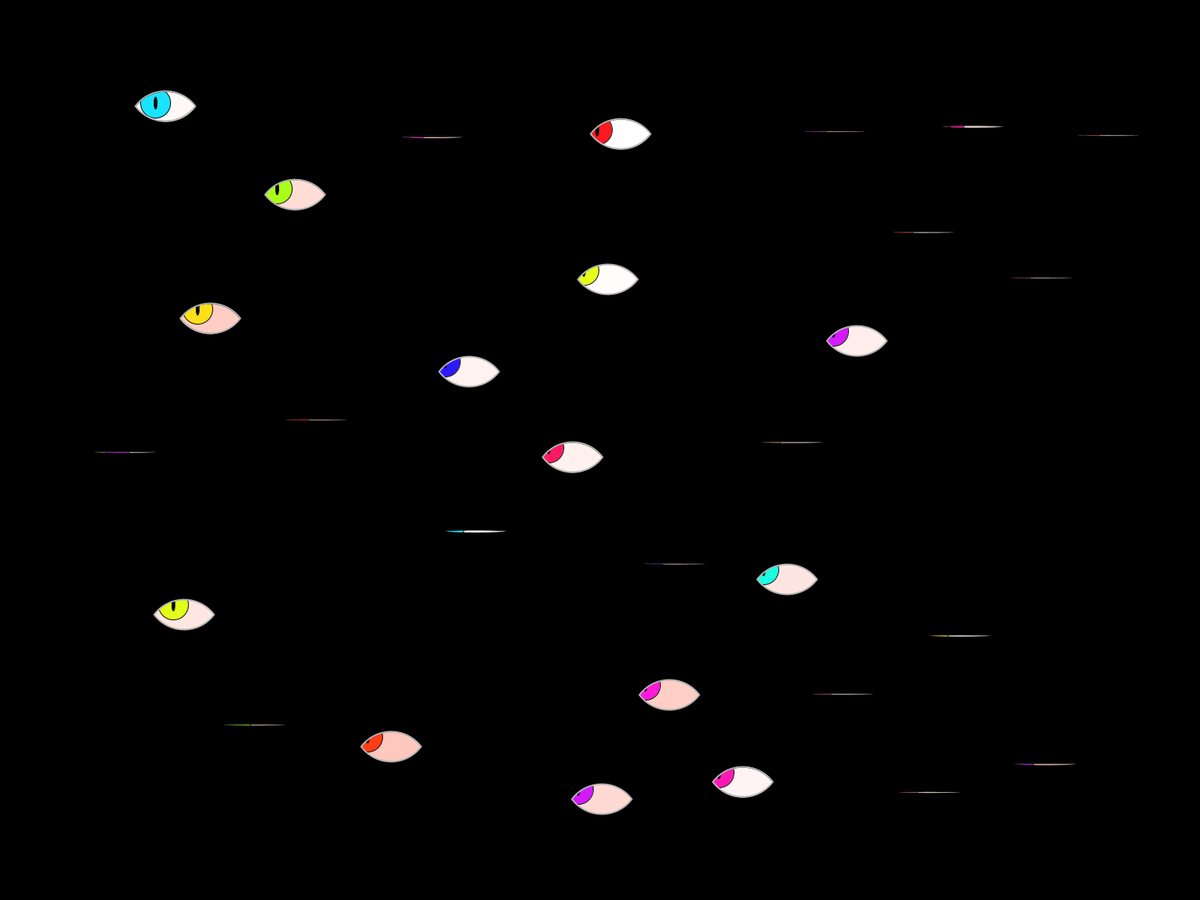
Frame 1 (no input)
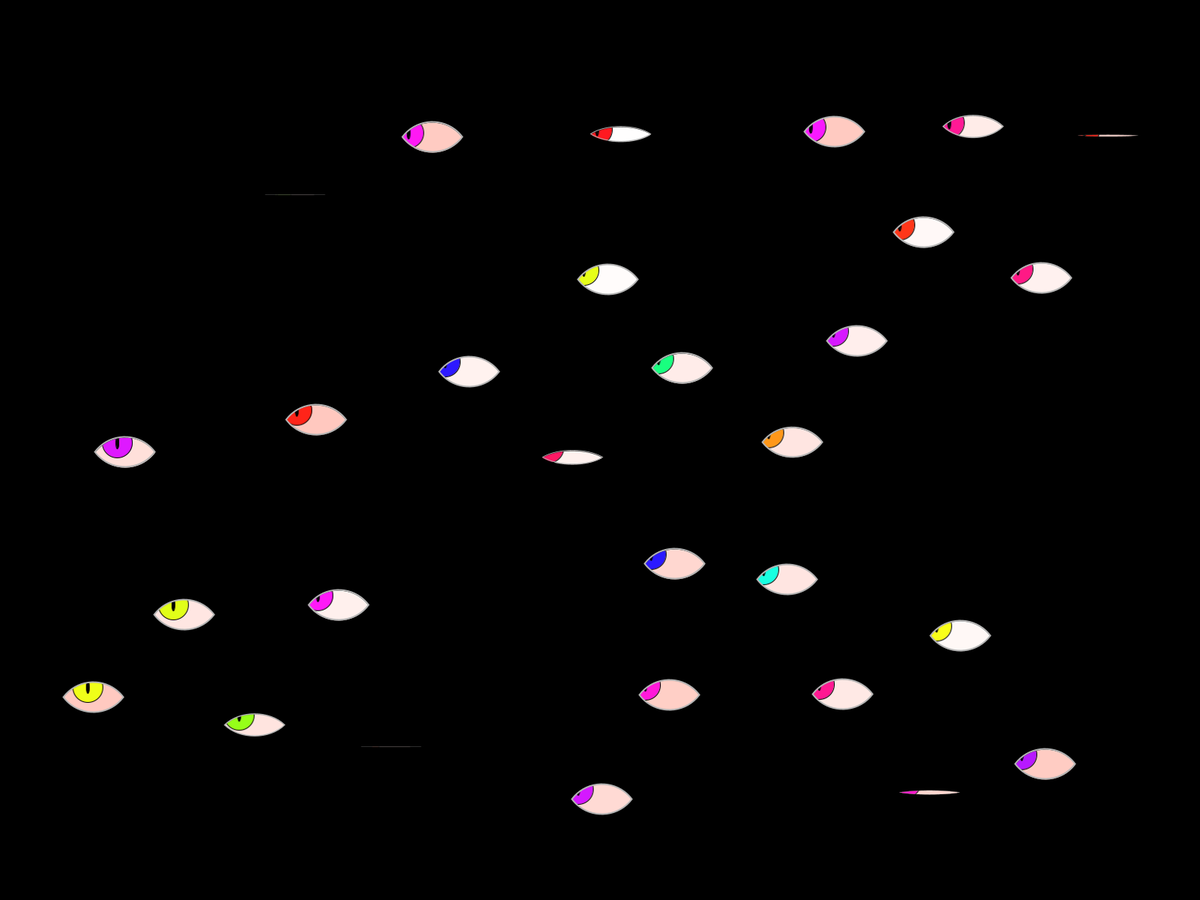
Frame 60 (the mouse pressed at the canvas centre just before this capture)
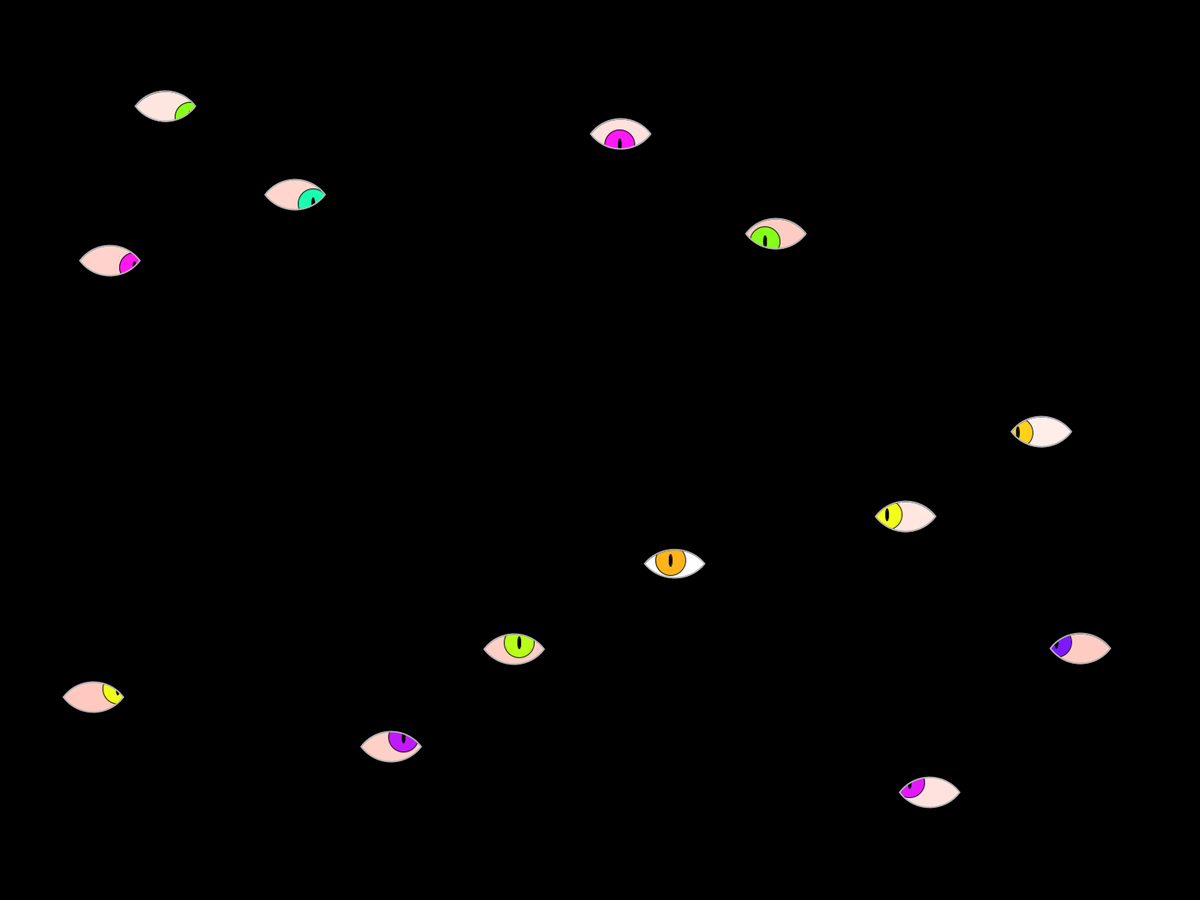
Frame 120 (the mouse held since frame 60 and released just before this capture)

The Processing sketch that drew these frames (run headless with seeded random() and noise(); from frame 60 on, the mouse is pressed at the canvas centre):

// Processing sketch: generative_piece_gerard_diez
// ── generative_piece_gerard_diez.pde
/* 
Name: Gerard Diez
Date: 31/08/2025
Description: Autoexigència. It attempts to portray the feeling of having a thousand eyes on you, as if everyone was watching, whatever you do, due to self-inflicted stress.
Place of production: Sant Cugat, Catalunya
Instructions (if necessary): Try moving the mouse around! The eyes follow you wherever you go... If you have a powerful computer, set HIGH_PERFORMANCE constant to true.
*/

Eye[] eyes;
Background bg;
final float ROT_AMMT = PI/2;
final int FRAMERATE = 30;
float t = 0;
int npoints;
final float MIN_DIST = 150;
final float MARGIN = 120;
final boolean HIGH_PERFORMANCE = false;

/**
 *
 * This function is where the setup of the whole execution is done. It creates 
 * a Background object and creates all the
 * instances of the eyes. The position of the eyes is created with a
 * Poisson-Disc sampling distribution, meaning it attempts to fill the screen
 * with randomly positioned points up to a certain MARGIN, with a specified 
 * MIN_DIST between each point. An Eye object is initialized for each of the positions
 * and saved in the eyes array.
 *
 */
void setup(){
  size(1920,1080);
  fullScreen(); 
  background(0);
  frameRate(FRAMERATE);
  
  bg = new Background();
  
  // CASE 2. POISSON-DISC SAMPLING.
  ArrayList<PVector> points = poissonDisc(MIN_DIST, 30);
  npoints = points.size();
  eyes = new Eye[points.size()];
  for (int i = 0; i < points.size(); i++) {
    PVector p = points.get(i);
    float rot = random(-ROT_AMMT/2, ROT_AMMT/2);
    eyes[i] = new Eye(p.x, p.y, 80, rot);
  }
}


/*
* ___________ DRAW FUNCTION ___________
* This function draws the eyes while incrementing the time counter.
* Executed every frame.
*/
void draw(){
  if(HIGH_PERFORMANCE) {bg.display();} else {background(0);}

  t+=0.2;
  for (int i=0; i<npoints; i++){
    Eye e = eyes[i];
    float dt = 1.0/FRAMERATE;
    e.update(dt);
    e.display();
  }

}


/*
* ___________ POISSON-DISC SAMPLING FUNCTION ___________
* This function was implemented from the article found in /02_research/.
* @param r [minimum distance between samples]
* @param k [number of attempts before rejection in the algorithm]
* @return [ArrayList of PVector types with the coordinates of the points]
*/
ArrayList<PVector> poissonDisc(float r, int k) {
  ArrayList<PVector> points = new ArrayList<PVector>();
  ArrayList<PVector> active = new ArrayList<PVector>();
  
  PVector first = new PVector(random(width), random(height));
  points.add(first);
  active.add(first);
  
  while (!active.isEmpty()) {
    int randIndex = int(random(active.size()));
    PVector point = active.get(randIndex);
    boolean found = false;
    
    for (int n = 0; n < k; n++) {
      float angle = random(TWO_PI);
      float mag = random(r, 2*r);
      float nx = point.x + cos(angle) * mag;
      float ny = point.y + sin(angle) * mag;
      PVector newPoint = new PVector(nx, ny);
      
      if (nx >= MARGIN && nx < width - MARGIN && ny >= MARGIN && ny < height - MARGIN) {
        boolean ok = true;
        for (PVector p : points) {
          if (dist(nx, ny, p.x, p.y) < r) {
            ok = false;
            break;
          }
        }
        if (ok) {
          points.add(newPoint);
          active.add(newPoint);
          found = true;
          break;
        }
      }
    }
    
    if (!found) {
      active.remove(randIndex);
    }
  }
  
  return points;
}

// ── Background.pde
/*
* Generates a moving background image made of concentric ellipses.
*/
class Background{  
  float max_radius;
  float stroke_color;
  float timer=0;
  float offset;
  float multiplier;
  final float INCREMENT = 0.1;
  final float DIST_MAX = 3;
 
  /*
  * Constructor function, creates a new default background object.
  */
  Background() {
    max_radius = sqrt(pow(width,2) + pow(height,2));
  }
  
  
  /*
  * Display function. It is called every frame and draws a series of concentric ellipses.
  * These ellipses are affected by two distortion parameters, one that affects the height and
  * one that affects the width. A timer variable is incremented every frame, which makes the stroke
  * color of each ellipse vary from brighter to darker in the form of a sine function.
  */
  void display() {

    background(0);
    noFill();
    stroke(255);
    strokeWeight(1);
    
    float distortionA = random(-100,100);
    float distortionB = random(-100,100);
  
    for(int a=0; a<max_radius; a+=10) {
      offset = a*0.01;
      stroke_color = sin(-timer*20 + offset);
      stroke_color = map(stroke_color, -1, 1, 0, 255);
      stroke(stroke_color, 80);
      // Draws the ellipse with uneven offsets, increasing proportional to radius. multiplier factor to have it less exagerated
      // Abs to avoid the sum of radius + offset to be negative
      multiplier = map(a, 0, max_radius, 1, 5);
      ellipse(width/2, height/2, abs(a+(distortionA*multiplier)), abs(a+(distortionB*multiplier)));
    }
    timer += INCREMENT;
    
  }
}

// ── Eye.pde
/*
*
* Creates an Eye that opens and closes, with random iris color and
* random tone of red in the sclera (white part of the eye). The eye follows
* the mouse.
* 
*/
class Eye{
  // Constructor parameters
  float xpos;
  float ypos;
  float rotation;
  float size;
  float h;
  float w;
  color sclera_clr;
  color iris_clr;
  float pupil_radius;
  // Eye opening parameters
  float open=1;
  float currentH;
  float timer = 0;
  int state = 0;  // 0 = closed, 1 = opening, 2 = opened, 3 = closing
  float t_closed, t_opening, t_opened, t_closing;
  // Easing parameters
  float x,y;
  float easing=0.1;
  
  
  /*
  *
  * Constructor function. Generates an Eye object given a set of parameters.
  * It also generates random values for the initial state (state) of the eye
  * (opened, closed, opening or closing). The variables defining how long the Eye
  * is opened or closed, and how long it takes for it to open and close are also 
  * randomized. Finally, the iris color is randomized.
  *
  * @param xpos Horizontal absolute position of the Eye.
  * @param ypos Vertical absolute position of the Eye.
  * @param size Size of the Eye.
  * @param rotation Rotation of the Eye.
  *
  */
  Eye(float xpos, float ypos, float size, float rotation){
    this.xpos = xpos;
    this.ypos = ypos;
    this.size = size;
    w = size;
    h = size/3;
    this.rotation = rotation;
    pupil_radius = size/10;
    state = int(random(0,3));
    // Ternari -> algo = (condicio) ? valor_si_true : valor_si_fals;
    open = (state > 1) ? 0.0f : 1.0f;
    t_opened = random(1, 3);
    t_closed = random(1, 3);
    t_opening = random (0.2, 0.5);
    t_closing = random(0.2, 0.5);
    
    changeColor();
  }
  
  
  /*
  *
  * Display callback, called every frame. First, the sclera and eyelids are drawn.
  * The outer shape of the eye is drawn as a mask, so that the eye can be animated to
  * open and close while the iris and pupil preserve their shape. The mouse tracking
  * is set, so that the eye looks in the direction of the mouse. First, the easing of
  * this particular eye is set. The further away the eye is from the mouse, the slower it
  * will react to mouse movement. The ammount of displacement is also determined by 
  * the distance of the eye and mouse (with easing applied), but it is constrained within the eye
  * and with distance limits tokeep it as realistic as possible. Once the position of the 
  * iris and pupil within the eye is defined, they are drawn and the mask is applied.
  *
  */
  void display(){
    pushMatrix();
    translate(xpos, ypos);
    //rotate(rotation);
    
    currentH = h * open;
        
    // SCLERA + EYELIDS -- CREATE PGRAPHICS MASK
    // Maybe move mask to the constructor? And just change the parameters as we go
    PGraphics mask = createGraphics(int(w), int(h*2));
    mask.beginDraw();
    mask.background(0);
    mask.fill(255);
    mask.noStroke();
    mask.beginShape();
    // Pgraphics has its own coordinate system (0,0) = top left!
    mask.vertex(0, h); 
    mask.bezierVertex(w/4, h - currentH, 3*w/4, h - currentH, w, h);   // top lid
    mask.bezierVertex(3*w/4, h + currentH, w/4, h + currentH, 0, h);   // bottom lid
    mask.endShape(CLOSE);
    mask.endDraw();
    

    // IRIS
    // Mouse Tracking - Normalized distance btween mouse and center of iris
    // Easing ammount proportional to euclidean distance
    float currentEasing = (sqrt(pow(mouseX - xpos, 2) + pow(mouseY - ypos, 2)))/sqrt((pow(width, 2) + pow(height, 2)));
    currentEasing = map(currentEasing, 0, 1, 1, 0);
    
    // Mapping to square curve.
    currentEasing = pow(currentEasing, 3);
    
    // Mouse tracking
    float targetX = mouseX;
    float dx = targetX - x;
    x += dx * currentEasing;
    
    float targetY = mouseY;
    float dy = targetY - y;
    y += dy * currentEasing;
    
    // Horizontal offset of the iris and pupil according to the distance between the mouse and the eye.
    // Normalized to half of the width & height (full value was not very realistic)
    float hor_offset = constrain((x - xpos)/(width/3), -1, 1) * 0.4 * w;
    float vert_offset = constrain((y - ypos)/(height/3), -1, 1) * 0.5 * h;
    
    // Draw IRIS and PUPIL
    PGraphics eyeImg = createGraphics(int(w), int(h*2));
    eyeImg.beginDraw();
    eyeImg.background(sclera_clr);
    eyeImg.fill(iris_clr);
    eyeImg.ellipse(w/2 + hor_offset, h + vert_offset, h*1.5, h*1.5);
    eyeImg.fill(0);
    eyeImg.ellipse(w/2+ hor_offset, h+ vert_offset, pupil_radius/2, pupil_radius*2);
    
    eyeImg.mask(mask);
    imageMode(CENTER);
    image(eyeImg, 0, 0);
    
    // CONTORN
    if(open==0){ noStroke(); }
    else { stroke(255); strokeWeight(2*open); }
    noFill();
    beginShape();
    vertex(-w/2, 0);
    bezierVertex(-w/4, -currentH, w/4, -currentH, w/2, 0);   // top lid
    bezierVertex(w/4, currentH, -w/4, currentH, -w/2, 0);   // bottom lid
    endShape(CLOSE);

    
    popMatrix();
  }
  
  
  /*
  *
  * Update function. Updates the blinking animation of the eye, 
  * which varies depending on the random times set. The state dictates
  * the actual state of the eye and the timer is used to count time
  * increments for the animations. Every time the eye goes from closed to open,
  * the color of the eye and sclera is changed.
  *
  * @param dt time increment.
  */
  void update(float dt) {
    timer += dt;
    
    switch(state) {
      case 0: // closed
        open = 0;
        if (timer > t_closed) { state = 1; timer = 0; changeColor(); }
        break;
      case 1: // opening
        open = map(timer, 0, t_opening, 0, 1);
        if (timer > t_opening) { state = 2; timer = 0; }
        break;
      case 2: // open
        open = 1;
        if (timer > t_opened) { state = 3; timer = 0; }
        break;
      case 3: // closing
        open = map(timer, 0, t_closing, 1, 0);
        if (timer > t_closing) { state = 0; timer = 0; }
        break;
    }
    //open = constrain(map(timer, 0, t_opening, 0, 1), 0, 1);
    open = open * open * (3 - 2 * open);
  }
  
  
  /*
  *
  * Changes the color of the iris randomly in HSB mode. Changes the color
  * of the sclera to a random tone of slight red.
  *
  */
  void changeColor() {
    colorMode(HSB, 360, 100, 100);
    sclera_clr = color(9, random(26), 100);
    iris_clr = color(random(360), 90, 100); 
  }
    
}
